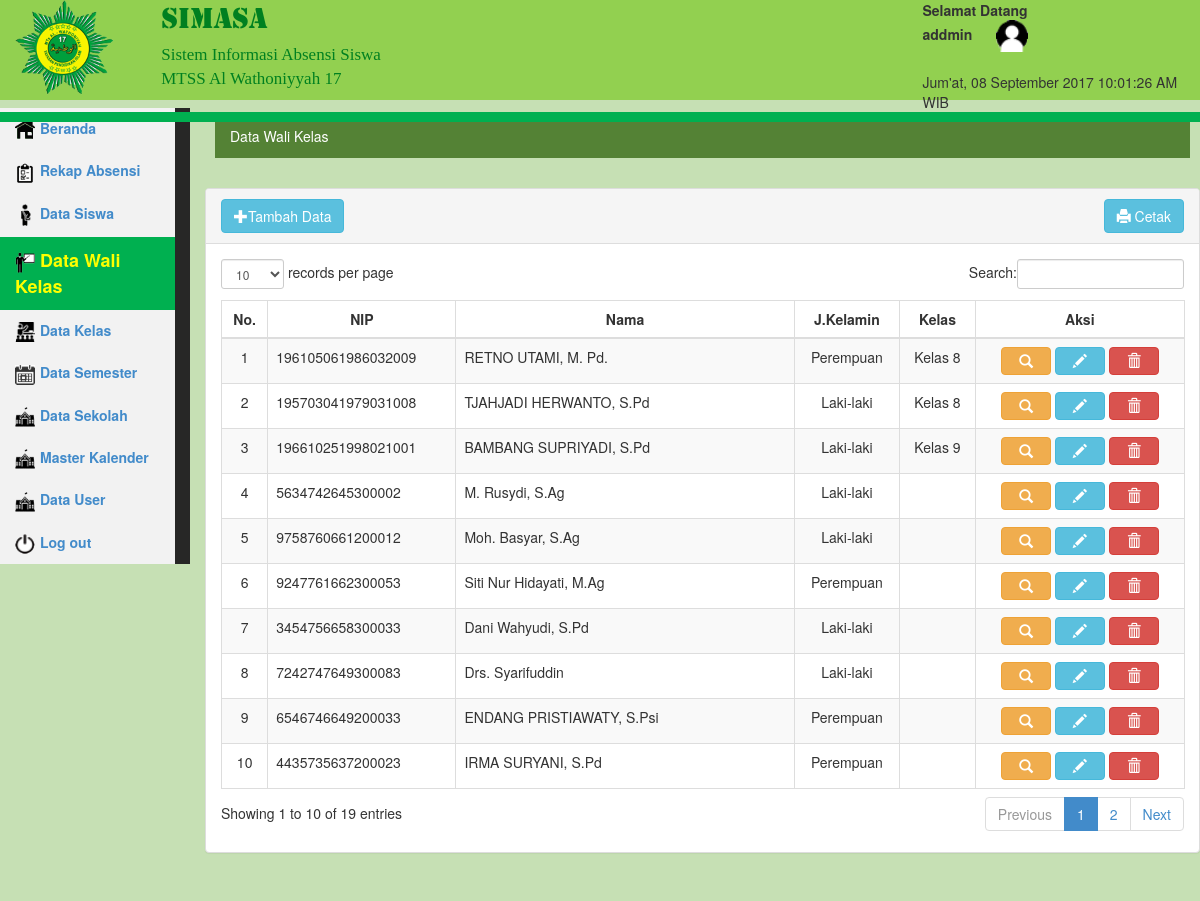
Screenshot of /media.php?module=wali_kelas (signed in) with the database file from the repository.
### tables this page shows
CREATE TABLE `wali_kelas` (
  `idw` int(10) NOT NULL AUTO_INCREMENT,
  `nip` varchar(50) NOT NULL,
  `nama` varchar(100) NOT NULL,
  `jk` varchar(3) NOT NULL,
  `alamat` text NOT NULL,
  `email` text,
  `idk` int(10) NOT NULL,
  `idu` int(11) DEFAULT NULL,
  `pass` text NOT NULL,
  PRIMARY KEY (`idw`),
  KEY `idk` (`idk`)
);

CREATE TABLE `kelas` (
  `idk` int(10) NOT NULL AUTO_INCREMENT,
  `id_kelas` int(10) NOT NULL,
  `nama_kelas` varchar(50) NOT NULL,
  `idw` int(11) DEFAULT NULL,
  PRIMARY KEY (`idk`),
  KEY `idk` (`idk`)
);

### module/wali_kelas/wali_kelas_data.php (the view, shortened to what this page needs)
<?php
    include 'config/conn.php';
 ?>
<link rel="stylesheet" href="css/beranda.css">
<div class="row" style="margin:10px">
   <div id="">
        <ol class="breadcrumb">
            <li class="link_breadcrumb" href="#">Data Wali Kelas </li>
        </ol>
    </div>
</div>
<div class="row">
    <div class="col-lg-12">
        <div class="panel panel-default">
            <div class="panel-heading">
                <a href="?module=wali_kelas_input&act=input">
                    <button class="btn btn-info"><span class="glyphicon glyphicon-plus"></span>Tambah Data</button>
                </a>
                <a href="module/wali_kelas/wali_kelas_cetak.php" target="_blank">
                    <button class="btn btn-info float_right"><span class="glyphicon glyphicon-print"></span> Cetak</button>
                </a>
            </div>
            <div class="panel-body">
                <div class="table-responsive">
                    <table class="table table-striped table-bordered table-hover" id="table_data">
                        <thead>
                            <tr>
                                <th class="text-center">No.</th>
                                <th class="text-center">NIP</th>
                                <th class="text-center" width="35%">Nama</th>
                                <th class="text-center">J.Kelamin</th>
                                <th class="text-center">Kelas</th>
                                <th class="text-center">Aksi</th>
                            </tr>
                        </thead>
                        <tbody>
                        <?php
                        $sql = mysqli_query($conn, "SELECT wali_kelas.*, kelas.nama_kelas FROM wali_kelas
                                            LEFT JOIN kelas ON wali_kelas.idk = kelas.idk ");
                        $no = 1;
                        while($rs = mysqli_fetch_array($sql))
                        {
                        $sqlw = mysqli_query($conn, "select * from kelas where idk='$rs[idk]'");
                        $rsw  = mysqli_fetch_array($sqlw);
                        $sqlb = mysqli_query($conn, "select * from sekolah where id='$rsw[idk]'");
                        $rsb  = mysqli_fetch_array($sqlb);
                        if($_SESSION['level'] == "admin_wali_kelas"){
                            if($rsb['id'] == $_SESSION['id']){
                            }
                            }else{
                            ?>
                            <tr class="odd gradeX">
                                <td class="text-center"><?php echo $no;  ?></td>
                                <td><?php echo"$rs[nip]";  ?></td>
                                <td><?php echo"$rs[nama]";  ?></td>
                                <td class="text-center"><?php echo ($rs['jk']=="L")?"Laki-laki":"Perempuan"; ?></td>
                                <td class="text-center"><?php echo $rs['nama_kelas']; ?></td>
                                <td class="text-center">
		          				    <a href="./././media.php?module=wali_kelas_detail&idw=<?php echo $rs['idw'] ?>">
        							 <button type="button" class="btn btn-warning btn-aksi"><span class="glyphicon glyphicon-search"></span></button>
                                    </a>
        							<a href="./././media.php?module=wali_kelas_input&act=edit&idw=<?php echo $rs['idw'] ?>">
            							<button type="button" class="btn btn-info btn-aksi"><span class="glyphicon glyphicon-pencil"></span></button>
                                    </a>
                                        <button onclick="hapus_data(<?php echo $rs['idw'] ?>)" type="button" class="btn btn-danger btn-aksi"><span class="glyphicon glyphicon-trash"></button>
                                </td>
                            </tr>
                            <?php
                            }
                            $no++;
                            }
                            ?>
                        </tbody>
                    </table>
                </div>
            </div>
        </div>
    </div>
</div>

### media.php (shortened to what this page needs)
<?php
if(!empty($_SESSION)){
include 'lib/libs.php';
?>
    <!DOCTYPE html>
    <html>
    <head>
        <link href="css/bootstrap.min.css" rel="stylesheet">
        <link href="font-awesome/css/font-awesome.css" rel="stylesheet">
        <link href="css/plugins/dataTables/dataTables.bootstrap.css" rel="stylesheet">
        <link href="css/sb-admin.css" rel="stylesheet">
        <link href="css/media.css" rel="stylesheet">
        <link rel="stylesheet" type="text/css" href="css/bootstrap-datepicker.min.css">
    </head>
    <body style="height:100%;width:100%%;background-color:#C6E0B4">
    <div>
        <nav id="nav_media" class="navbar navbar-fixed-top" role="navigation" style="margin-bottom: 10px;z-index: 5">
            <div class="row header_beranda">
                <div class="col-xs-6 col-sm-6 col-md-6 col-lg-6">
                    <div class="col-xs-3 col-sm-3 col-md-3 col-lg-3">
                        <img width="100px" src="logo/logo.png" alt="Logo">
                    </div>
                    <div class="col-xs-9 col-sm-9 col-md-9 col-lg-9">
                        <span class="simasa">SIMASA</span> </br>
                        <span class="simasa2">Sistem Informasi Absensi Siswa</span></br>
                        <span class="simasa2">MTSS Al Wathoniyyah 17</span></br>
                    </div>
                </div>
                <div class="col-xs-3 col-sm-3 col-md-3 col-lg-3">
                    <strong>Selamat Datang</strong></br>
                    <strong><?php echo $_SESSION['nama_login']; ?></strong>
                    <img style="margin-left: 20px;" src="icons/user.svg" alt="bagde">
                    <div id="" >
                        <?php
                        $hari = translate_hari_singkat(date("D"));
                        echo $hari.", ".date("d F Y")." <span id='jam' ></span> WIB" ; ?>
                    </div>
                </div>
            </div>
            <div class="green_line"></div>
        </nav>
        <div id="" class="row main_row_media ">
            <div class="col-lg-2" style="background-color:#272726;">
                <div class="navbar-default" role="navigation">
                    <div class="sidebar-collapse">
                        <ul class="nav" id="side-menu" style="background-color:#272726">
                            <?php if($_SESSION['level']=='Admin Sistem' || $_SESSION['level']=='Wali Kelas'){   ?>
                            <li>
                                <a id="beranda" class="bg_icon_menu" href="?module=beranda"><img  width="20px" src="icons/home.svg" style="margin-right:5px"><span class="menu">Beranda</span></a>
                            </li>
                            <?php } ?>
                            <?php if($_SESSION['level']=='Admin Sistem'){ ?>
                            <li>
                                <a id="filter_absensi_admin" class="bg_icon_menu" href="?module=filter_absensi_admin"><img  width="20px" src="icons/absensi.svg" style="margin-right:5px"><span class="menu">Rekap Absensi</span></a>
                            </li>
                            <?php } ?>
                            <?php if ($_SESSION['level'] == 'Admin Sistem') { ?>
                            <li>
                                <a id="siswa" class="bg_icon_menu" href="?module=siswa"><img  width="20px" src="icons/siswa.svg" style="margin-right:5px"><span class="menu">Data Siswa</span></a>
                            </li>
                            <li>
                                <a id="wali_kelas" class="bg_icon_menu" href="?module=wali_kelas"><img  width="20px" src="icons/walikelas.svg" style="margin-right:5px"><span class="menu">Data Wali Kelas</span></a>
                            </li>
                            <li>
                                <a id="kelas" class="bg_icon_menu" href="?module=kelas"><img  width="20px" src="icons/kelas.svg" style="margin-right:5px"><span class="menu">Data Kelas</span></a>
                            </li>
                            <li>
                                <a id="semester" class="bg_icon_menu" href="?module=semester"><img width="20px" src="icons/semester.svg" style="margin-right:5px"><span class="menu">Data Semester</span></a>
                            </li>
                            <?php }?>
                            <?php if ($_SESSION['level'] == 'Admin Sistem') {  ?>
                            <li>
                                <a id="sekolah" class="bg_icon_menu" href="?module=sekolah"><img  width="20px" src="icons/sekolah.svg" style="margin-right:5px"><span class="menu">Data Sekolah</span></a>
                            </li>
                            <li>
                                <a id="kalender" class="bg_icon_menu" href="?module=kalender"><img  width="20px" src="icons/sekolah.svg" style="margin-right:5px"><span class="menu">Master Kalender</span></a>
                            </li><li>
                                <a id="user" class="bg_icon_menu" href="?module=user"><img  width="20px" src="icons/sekolah.svg" style="margin-right:5px"><span class="menu">Data User</span></a>
                            </li>
                            <?php } ?>
                            <li>
                                <a class="bg_icon_menu" href="logout.php"><img  width="20px" src="icons/logout.svg" style="margin-right:5px"><span class="menu">Log out</span></a>
                            </li>
                        </ul>
                    </div>
                </div>
            </div>
            <div class="col-lg-10" style="position:relative;">
                <?php include "content.php";  ?>
            </div>
        </div>
        <div class="footer_media"></div>
    </div>
</body>
</html>
    <?php
 }else{
    header('location:login.php');
 }
 ?>

### lib/libs.php (shortened to what this page needs)
<?php
function translate_hari_singkat($dayname='')
{
	$hari = '';
	switch ($dayname) {
		case 'Fri':
			$hari = 'Jum\'at';
			break;
	}
	echo $hari;
}

### content.php (shortened to what this page needs)
<?php
if(!isset($_GET['module']) || $_GET['module'] ==''){
include "module/beranda.php";
}else
if($_GET['module']=="filter_absensi"){
include "module/absensi/absensi_filter.php";
}else
if($_GET['module']=="filter_absensi_admin"){
include "module/absensi/absensi_filter_admin.php";
}else
if($_GET['module']=="rkp_absen"){
include "module/absensi/absensi_rekap.php";
}else
if($_GET['module']=="rekap_absen_admin"){
include "module/absensi/absensi_rekap_admin.php";
}else
if($_GET['module']=="absensi_rekap_perhari"){
include "module/absensi/absensi_rekap_perhari.php";
}else
if($_GET['module']=="absensi_ubah_ket"){
include "module/absensi/absensi_edit_ket.php";
}else
if($_GET['module']=="filter_absensi_persiswa"){
include "module/absensi/absensi_filter_persiswa.php";
}else
if($_GET['module']=="filter_persiswa_wm"){
include "module/absensi/absensi_filter_persiswa_walimurid.php";
}else
if($_GET['module']=="absensi_rekap_persiswa"){
include "module/absensi/absensi_rekap_persiswa_walikelas.php";
}else
if($_GET['module']=="rekap_persiswa_walimurid"){
include "module/absensi/absensi_rekap_persiswa_walimurid.php";
}else
if($_GET['module']=="absensi_rekap_admin"){
include "module/absensi/absensi_rekap_admin.php";
}else
if($_GET['module']=="absensi_rekap_walimurid"){
include "module/absensi/absensi_rekap_walimurid.php";
}else
if($_GET['module']=="absensi_data"){
include "module/absensi/absensi_data.php";
}else
if($_GET['module']=="siswa"){
include "module/siswa/siswa_filter.php";
}else
if($_GET['module']=="siswa_data"){
include "module/siswa/siswa_data.php";
}else
if($_GET['module']=="siswa_wali_kelas"){
include "module/siswa/siswa_data.php";
}else
if($_GET['module']=="siswa_input"){
include "module/siswa/siswa_input.php";
}else
if($_GET['module']=="siswa_detail"){
include "module/siswa/siswa_detail.php";
}else
if($_GET['module']=="wali_kelas"){
include "module/wali_kelas/wali_kelas_data.php";
}
?>

### css/sb-admin.css (style rules this page uses)
body { padding-top: 100px; background-color: #f8f8f8; }
@media (min-width:768px) { body { padding-top: 50px; } }

### css/media.css (style rules this page uses)
.simasa { font-family: simasa; font-size: 30px; color: #008020; }
.simasa2 { font-family: simasa2; font-size: 17px; color: #008020; }
nav#nav_media.navbar.navbar-fixed-top { height: 100px; background-color: #92D050; }
.green_line { width:100%; height:10px; background-color:#00B050; }
.footer_media { height: 30px; width:100%; }
.main_row_media { height: 100%; background-color: #C6E0B4; margin-top: 58px; }
a.bg_icon_menu { background-color: #F2F2F2; transition: all 300ms linear; }
.menu { font-weight: bold; }
.btn-aksi { width: 50px; padding: 3px; }
.menu_active { color : yellow; font-size: 18px; background-color: #00B050 !important; }
.float_right { float: right; }

### css/beranda.css (style rules this page uses)
.breadcrumb { background-color: #548235; height: 40px; border-radius: 0px; }
.link_breadcrumb { color: #ffffff; }

### rows the page displays
wali_kelas: nip "196105061986032009", nama "RETNO UTAMI, M. Pd.", jk "Perempuan", kelas.nama_kelas "Kelas 8"
wali_kelas: nip "195703041979031008", nama "TJAHJADI HERWANTO, S.Pd", jk "Laki-laki", kelas.nama_kelas "Kelas 8"
wali_kelas: nip "196610251998021001", nama "BAMBANG SUPRIYADI, S.Pd", jk "Laki-laki", kelas.nama_kelas "Kelas 9"
wali_kelas: nip "5634742645300002", nama "M. Rusydi, S.Ag", jk "Laki-laki"
wali_kelas: nip "9758760661200012", nama "Moh. Basyar, S.Ag", jk "Laki-laki"
wali_kelas: nip "9247761662300053", nama "Siti Nur Hidayati, M.Ag", jk "Perempuan"
wali_kelas: nip "3454756658300033", nama "Dani Wahyudi, S.Pd", jk "Laki-laki"
wali_kelas: nip "7242747649300083", nama "Drs. Syarifuddin", jk "Laki-laki"
wali_kelas: nip "6546746649200033", nama "ENDANG PRISTIAWATY, S.Psi", jk "Perempuan"
wali_kelas: nip "4435735637200023", nama "IRMA SURYANI, S.Pd", jk "Perempuan"

### other values shown
$_SESSION['nama_login'] "addmin"
$hari "Jum'at"
